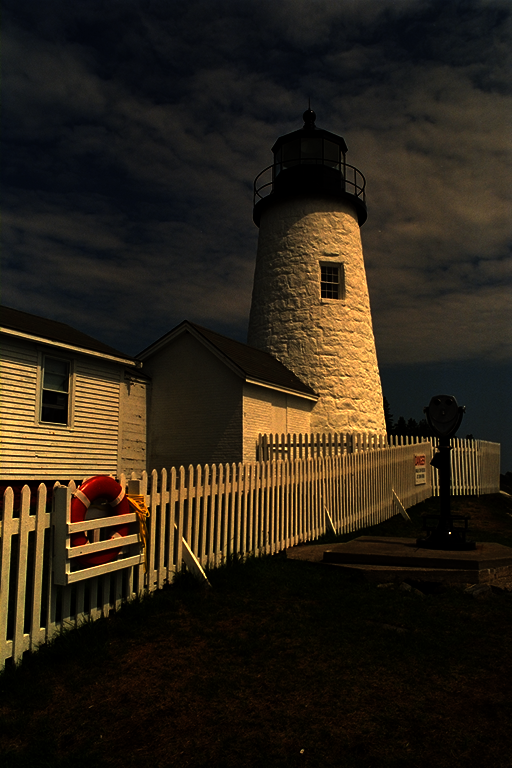
#> input picture ocv pixel operations/data/dark.png, 512 x 768 px
$ python 'ocv gamma correction.py'
#> lines starting #> are read from the running program, lines starting #| are printed output that depends on the picture
# Импорт библиотек для работы с изображениями и визуализации
import cv2  # OpenCV для работы с изображениями
import numpy as np  # NumPy для численных операций
from matplotlib import pyplot as plt  # Matplotlib для построения графиков

# Настройка размера фигур по умолчанию для лучшей визуализации
plt.rcParams['figure.figsize'] = [15, 5]

# ============================================================================
# ГАММА-КОРРЕКЦИЯ
# ============================================================================
# Гамма-коррекция - это нелинейная операция над пикселями изображения,
# которая позволяет корректировать яркость и контрастность.

def gamma_correction(img, gamma):
    """
    Применяет гамма-коррекцию к изображению.

    Параметры:
        img: изображение (массив numpy) в диапазоне [0, 1]
        gamma: значение гаммы (>1 делает изображение ярче, <1 делает темнее)

    Возвращает:
        Скорректированное изображение, где каждый пиксель возведён в степень gamma
    """
    # Получаем размеры изображения (высота, ширина, количество каналов)
    rows, cols, channels = img.shape

    # Создаём выходное изображение такого же размера, заполненное нулями
    out = np.zeros_like(img)

    # Проходим по каждому пикселю изображения
    for r in range(rows):      # По строкам
        for c in range(cols):  # По столбцам
            for ch in range(channels):  # По цветовым каналам (R, G, B)
                # Применяем гамма-коррекцию: возводим значение пикселя в степень gamma
                out[r, c, ch] = img[r, c, ch]**gamma

    return out

# ============================================================================
# ЗАГРУЗКА И ПРЕДОБРАБОТКА ИЗОБРАЖЕНИЯ
# ============================================================================

# Загружаем изображение из файла
img = cv2.imread('data/dark.png')
#> img is the input picture: shape (768, 512, 3); mean B, G, R 23, 35.5, 44.4

# Преобразуем из формата BGR (Blue-Green-Red) в RGB и нормализуем значения в диапазон [0, 1]
# OpenCV использует формат BGR, а matplotlib ожидает RGB
img = cv2.cvtColor(img, cv2.COLOR_BGR2RGB)/255.0
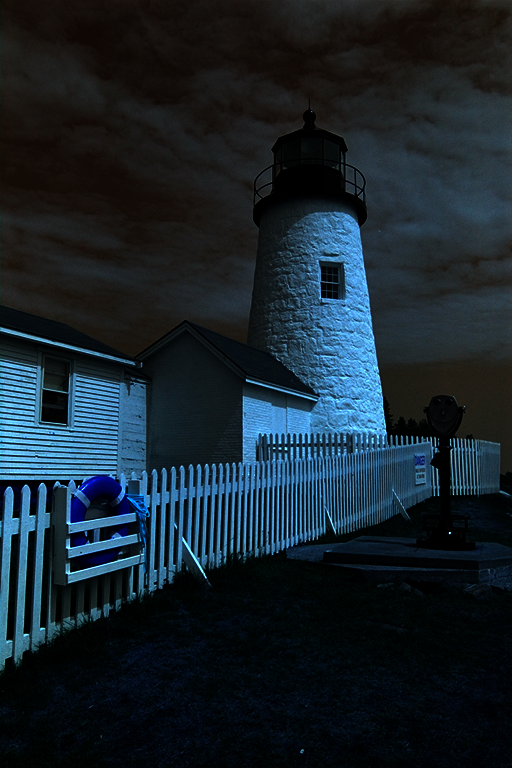
#> img: shape (768, 512, 3) float64; mean B, G, R 0.174, 0.139, 0.0904

# ============================================================================
# ВИЗУАЛИЗАЦИЯ РЕЗУЛЬТАТОВ ГАММА-КОРРЕКЦИИ
# ============================================================================

# Создаём сетку из 3 графиков (1 строка, 3 столбца)
plt.figure(figsize=(15, 5))

# Первый график: оригинальное изображение
plt.subplot(131)
plt.imshow(img)
plt.title('Оригинальное изображение\n(без коррекции)', fontsize=12, fontweight='bold')
plt.axis('off')

# Второй график: гамма-коррекция с gamma=1.5 (увеличивает яркость)
plt.subplot(132)
plt.imshow(gamma_correction(img, gamma=1.5))
#> after the loop in gamma_correction, `for r in range(rows):`:
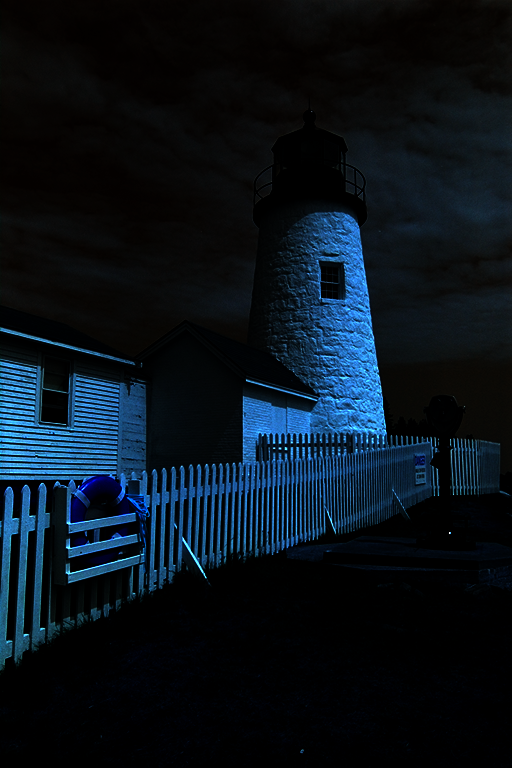
#> out: shape (768, 512, 3) float64; mean B, G, R 0.111, 0.0759, 0.0367
plt.title('Гамма-коррекция: γ = 1.5\n(увеличение яркости)', fontsize=12, fontweight='bold')
plt.axis('off')

# Третий график: гамма-коррекция с gamma=1/3 (уменьшает яркость, делает изображение темнее)
plt.subplot(133)
plt.imshow(gamma_correction(img, gamma=1/3))
#> call 2 of gamma_correction, with gamma = 0.333
#> after the loop in gamma_correction (call 2), `for r in range(rows):`:
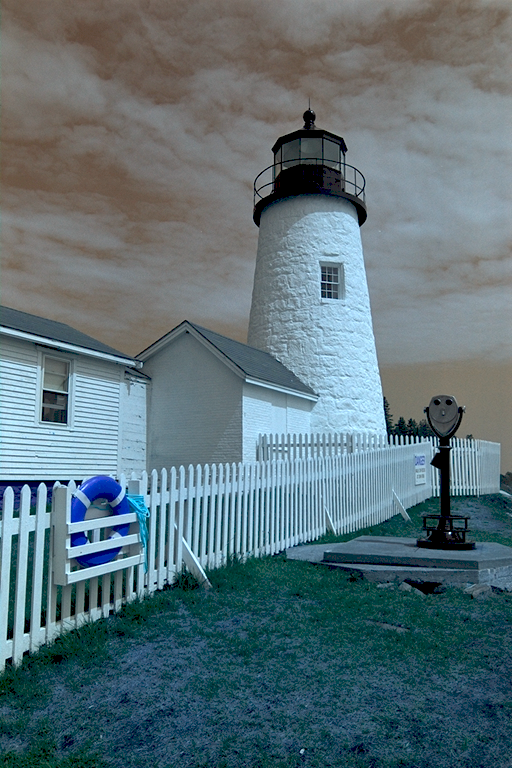
#> out: shape (768, 512, 3) float64; mean B, G, R 0.474, 0.446, 0.362
plt.title('Гамма-коррекция: γ = 1/3\n(уменьшение яркости)', fontsize=12, fontweight='bold')
plt.axis('off')

plt.tight_layout()
plt.show()  # Отображаем графики
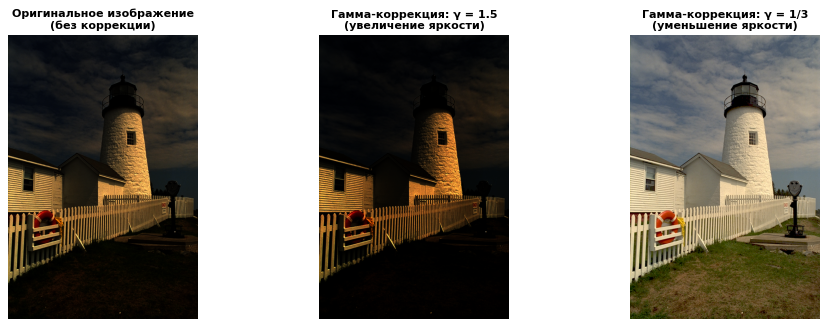
#> figure drawn by matplotlib, 3 panels; B, G, R data is drawn as R, G, B

# ============================================================================
# ГРАФИКИ ЗАВИСИМОСТИ INPUT/OUTPUT ДЛЯ РАЗНЫХ ЗНАЧЕНИЙ GAMMA
# ============================================================================

# Создаём массив входных значений (0, 1/255, 2/255, ..., 255/255)
# Это нормализованные значения яркости от 0 до 1
colors = np.arange(0, 256)/255

plt.figure(figsize=(15, 5))

# Первый график: линейная функция (gamma=1, без изменений)
plt.subplot(131)
plt.plot(colors, colors**1, 'b-', linewidth=2)
plt.xlabel('Входная яркость (input)', fontsize=10)
plt.ylabel('Выходная яркость (output)', fontsize=10)
plt.title('Линейная функция: γ = 1\n(без изменений)', fontsize=12, fontweight='bold')
plt.grid(True, alpha=0.3)
plt.xlim([0, 1])
plt.ylim([0, 1])

# Второй график: гамма-коррекция с gamma=1.5 (усиление яркости)
plt.subplot(132)
plt.plot(colors, colors**1.5, 'g-', linewidth=2)
plt.xlabel('Входная яркость (input)', fontsize=10)
plt.ylabel('Выходная яркость (output)', fontsize=10)
plt.title('Гамма-коррекция: γ = 1.5\n(усиление яркости)', fontsize=12, fontweight='bold')
plt.grid(True, alpha=0.3)
plt.xlim([0, 1])
plt.ylim([0, 1])

# Третий график: гамма-коррекция с gamma=1/3 (ослабление яркости)
plt.subplot(133)
plt.plot(colors, colors**(1/3), 'r-', linewidth=2)
plt.xlabel('Входная яркость (input)', fontsize=10)
plt.ylabel('Выходная яркость (output)', fontsize=10)
plt.title('Гамма-коррекция: γ = 1/3\n(ослабление яркости)', fontsize=12, fontweight='bold')
plt.grid(True, alpha=0.3)
plt.xlim([0, 1])
plt.ylim([0, 1])

plt.tight_layout()
plt.show()  # Отображаем графики
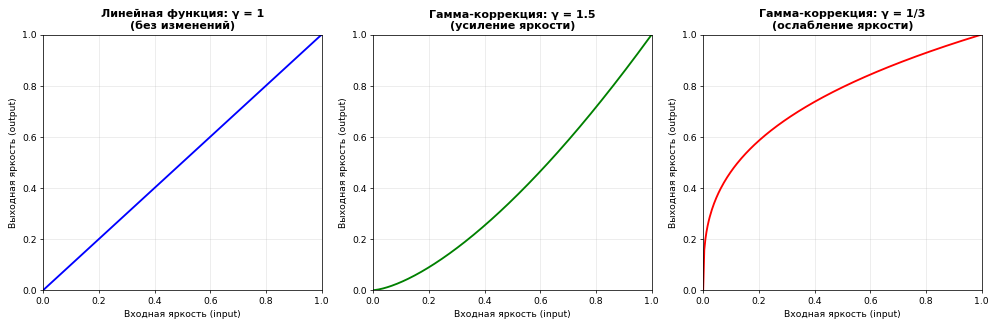
#> figure drawn by matplotlib, 3 panels; panel 1: curve peaks at x = 1, y = 1; panel 2: curve peaks at x = 1, y = 1; panel 3: curve peaks at x = 1, y = 1

# ============================================================================
# СРАВНЕНИЕ ХАРАКТЕРИСТИК КАМЕРЫ И ЧЕЛОВЕЧЕСКОГО ГЛАЗА
# ============================================================================

# Создаём сетку из 2 графиков (1 строка, 2 столбца)
plt.figure(figsize=(12, 5))

# Первый график: линейная характеристика камеры (без гамма-коррекции)
# Камера воспринимает свет линейно: удвоение света = удвоение яркости
plt.subplot(121)
plt.plot(colors, colors, 'b-', linewidth=2)
plt.xlabel('Интенсивность света (input)', fontsize=10)
plt.ylabel('Воспринимаемая яркость (output)', fontsize=10)
plt.title('Характеристика камеры\n(линейное восприятие)', fontsize=12, fontweight='bold')
plt.grid(True, alpha=0.3)
plt.xlim([0, 1])
plt.ylim([0, 1])
plt.text(0.5, 0.8, 'Удвоение света\n= Удвоение яркости',
         fontsize=9, ha='center', bbox=dict(boxstyle='round', facecolor='wheat', alpha=0.5))

# Второй график: нелинейная характеристика человеческого глаза
# Глаз воспринимает свет логарифмически: gamma ≈ 1/2.2
# Это позволяет видеть как в темноте, так и при ярком свете
plt.subplot(122)
plt.plot(colors, colors**(1/2.2), 'g-', linewidth=2)
plt.xlabel('Интенсивность света (input)', fontsize=10)
plt.ylabel('Воспринимаемая яркость (output)', fontsize=10)
plt.title('Характеристика человеческого глаза\n(нелинейное восприятие, γ ≈ 1/2.2)', fontsize=12, fontweight='bold')
plt.grid(True, alpha=0.3)
plt.xlim([0, 1])
plt.ylim([0, 1])
plt.text(0.5, 0.8, 'Логарифмическое\nвосприятие света',
         fontsize=9, ha='center', bbox=dict(boxstyle='round', facecolor='lightgreen', alpha=0.5))

plt.tight_layout()
plt.show()  # Отображаем графики
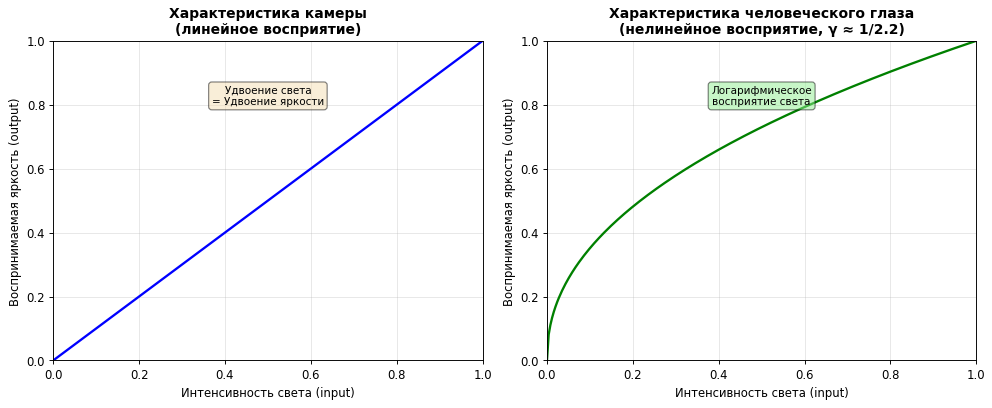
#> figure drawn by matplotlib, 2 panels; panel 1: curve peaks at x = 1, y = 1; panel 2: curve peaks at x = 1, y = 1

# ============================================================================
# АНАЛИЗ РАЗМЕРОВ КВАНТОВАНИЯ
# ============================================================================
# Квантование - это процесс дискретизации непрерывных значений яркости
# в дискретные уровни (например, 256 уровней для 8-битного изображения)

plt.figure(figsize=(12, 6))

# Применяем гамма-коррекцию глаза к значениям яркости
quants = colors**(1/2.2)

# Вычисляем размеры квантов: разность между соседними уровнями
# Это показывает, как равномерно распределены уровни квантования
quants = quants[1:] - quants[0:-1]

# Строим столбчатую диаграмму размеров квантов
plt.bar(colors[0:-1], quants, width=1/512, alpha=0.6, color='steelblue', label='Квантование с гамма-коррекцией')

# Добавляем горизонтальную линию, показывающую размер кванта без гамма-коррекции
# (равномерное квантование: 1/255 для каждого уровня)
plt.axhline(y=1/255, color='r', linestyle='--', linewidth=2, label='Квантование без гамма-коррекции (равномерное)')

plt.xlabel('Входная яркость (input)', fontsize=11)
plt.ylabel('Размер кванта (output)', fontsize=11)
plt.title('Размеры квантов при гамма-коррекции глаза (γ = 1/2.2)\n' +
          'Больше уровней квантования в тёмных областях', fontsize=12, fontweight='bold')
plt.grid(True, alpha=0.3)
plt.ylim([0, 0.02])
plt.legend(loc='upper right', fontsize=10)
plt.text(0.7, 0.016, 'Тёмные области: больше уровней квантования\nСветлые области: меньше уровней квантования',
         fontsize=9, bbox=dict(boxstyle='round', facecolor='yellow', alpha=0.3))

plt.tight_layout()
plt.show()  # Отображаем графики
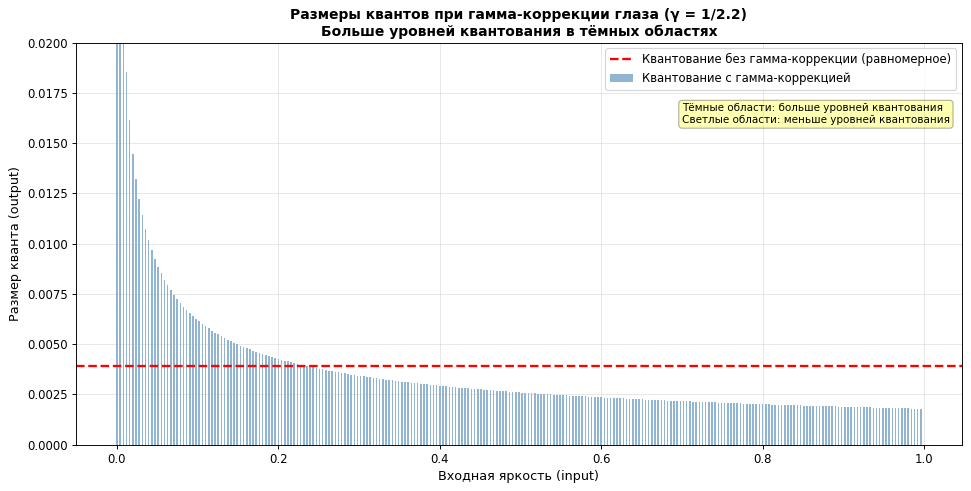
#> figure drawn by matplotlib, 1 panel; tallest bar 0.0806 high, from x = -0.000977 to 0.000977

$ run again, with ocv pixel operations/data/tire.png copied over ocv pixel operations/data/dark.png
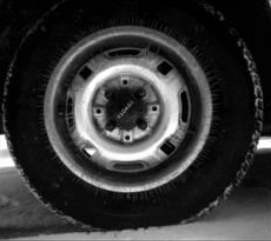
#> input picture ocv pixel operations/data/tire.png, 271 x 241 px
#> img is the input picture: shape (241, 271, 3); min 0, max 255, mean 53.3
#> after the loop in gamma_correction (call 2), `for r in range(rows):`:
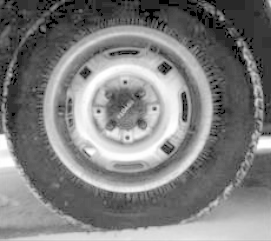
#> out: shape (241, 271, 3) float64; min 0, max 1, mean 0.497
#> `plt.show()`:
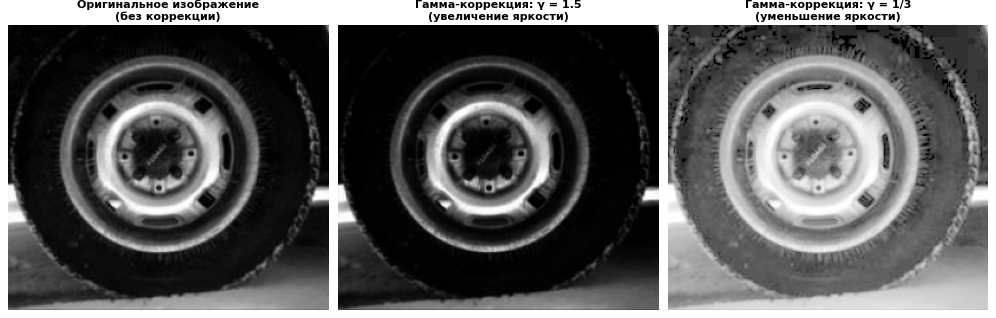
#> figure drawn by matplotlib, 3 panels
